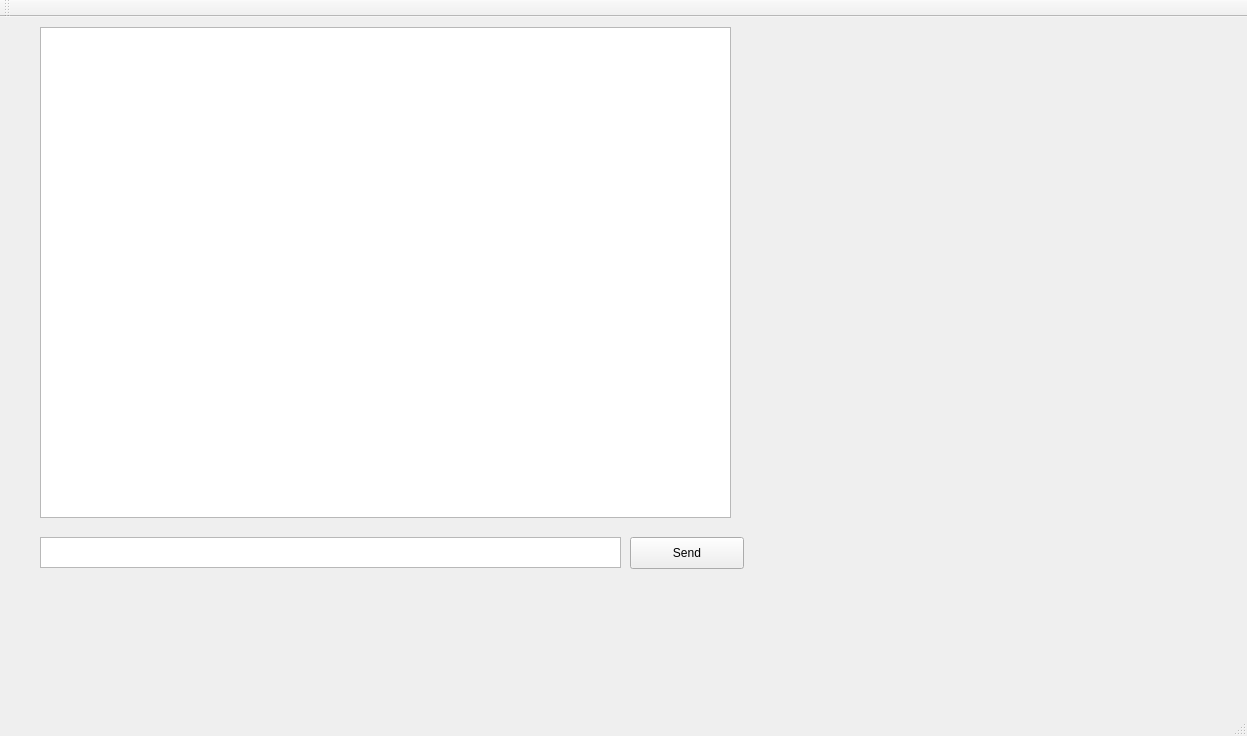
<?xml version="1.0" encoding="UTF-8"?>
<ui version="4.0">
 <class>MainWindow</class>
 <widget class="QMainWindow" name="MainWindow">
  <property name="geometry">
   <rect>
    <x>0</x>
    <y>0</y>
    <width>1247</width>
    <height>736</height>
   </rect>
  </property>
  <property name="sizePolicy">
   <sizepolicy hsizetype="Expanding" vsizetype="Expanding">
    <horstretch>1</horstretch>
    <verstretch>1</verstretch>
   </sizepolicy>
  </property>
  <property name="minimumSize">
   <size>
    <width>200</width>
    <height>200</height>
   </size>
  </property>
  <property name="windowTitle">
   <string>MainWindow</string>
  </property>
  <widget class="QWidget" name="centralwidget">
   <widget class="QPushButton" name="sendMessageButton">
    <property name="geometry">
     <rect>
      <x>630</x>
      <y>520</y>
      <width>114</width>
      <height>32</height>
     </rect>
    </property>
    <property name="text">
     <string>Send</string>
    </property>
   </widget>
   <widget class="QTextEdit" name="createMessageTextEdit">
    <property name="geometry">
     <rect>
      <x>40</x>
      <y>520</y>
      <width>581</width>
      <height>31</height>
     </rect>
    </property>
   </widget>
   <widget class="QWidget" name="verticalLayoutWidget">
    <property name="geometry">
     <rect>
      <x>40</x>
      <y>10</y>
      <width>691</width>
      <height>491</height>
     </rect>
    </property>
    <layout class="QVBoxLayout" name="verticalLayout">
     <item>
      <widget class="QListView" name="conversationsListView"/>
     </item>
    </layout>
   </widget>
  </widget>
  <widget class="QMenuBar" name="menubar">
   <property name="geometry">
    <rect>
     <x>0</x>
     <y>0</y>
     <width>1247</width>
     <height>22</height>
    </rect>
   </property>
   <property name="defaultUp">
    <bool>false</bool>
   </property>
  </widget>
  <widget class="QStatusBar" name="statusbar"/>
  <widget class="QToolBar" name="topToolBar">
   <property name="windowTitle">
    <string>toolBar</string>
   </property>
   <attribute name="toolBarArea">
    <enum>TopToolBarArea</enum>
   </attribute>
   <attribute name="toolBarBreak">
    <bool>false</bool>
   </attribute>
  </widget>
 </widget>
 <resources/>
 <connections/>
</ui>
